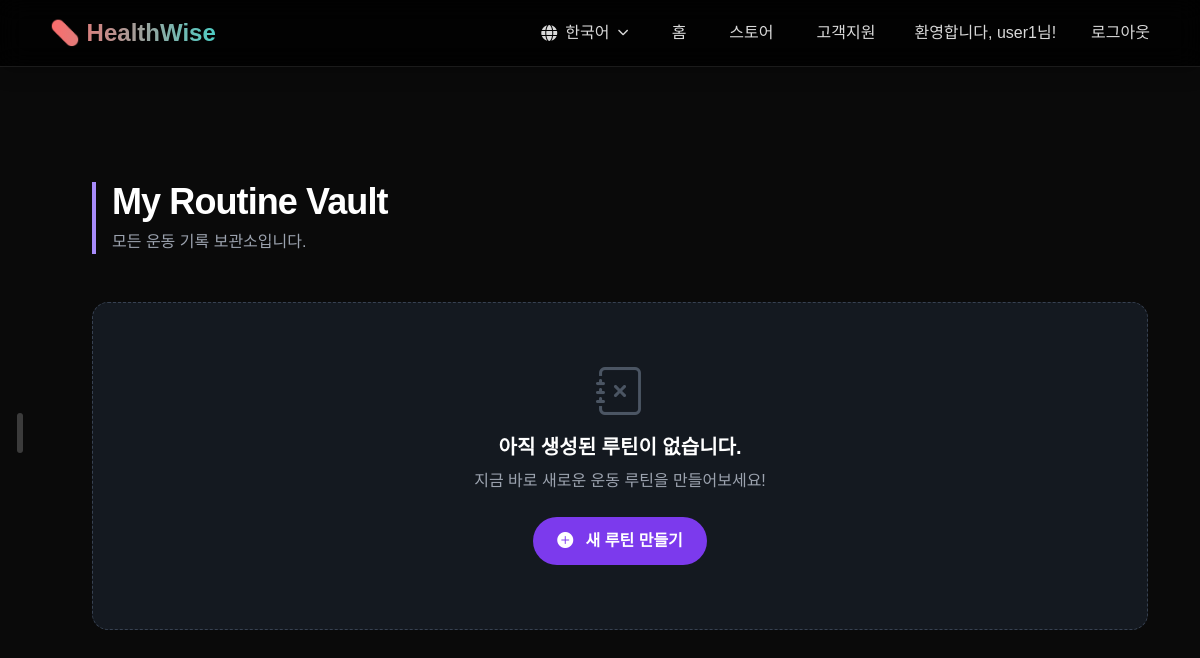
/routine/my-routines/ (signed in), run on an earlier commit of the app's database.
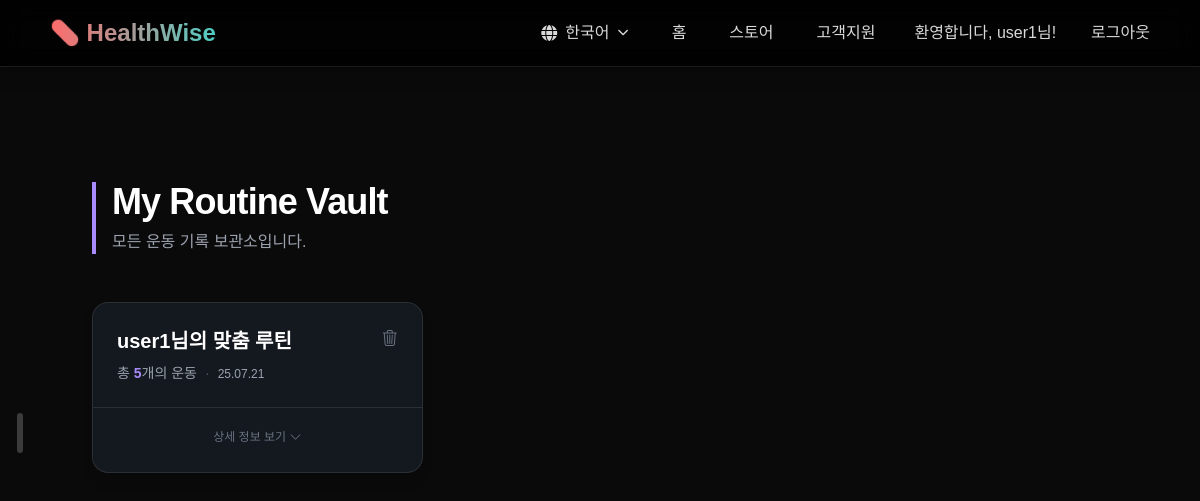
And on a later commit of the database.
### routine/models.py (models this page shows, shortened)
class Routine(models.Model):
    user = models.ForeignKey(settings.AUTH_USER_MODEL, on_delete=models.CASCADE, related_name='routines')
    name = models.CharField(max_length=100)
    exercises = models.ManyToManyField('Exercise', through='RoutineExercise', related_name='exercise_routines')
    created_at = models.DateTimeField(auto_now_add=True)

### routine/views.py (the view)
# urls.py: path('my-routines/', views.my_routines_view, name='my_routines'),
@login_required
def my_routines_view(request):
    user_routines = Routine.objects.filter(user=request.user).prefetch_related('routineexercise_set__exercise').order_by('-created_at')
    for routine in user_routines:
        routine.display_name = get_translated_routine_name(routine.name)
    context = {
        'routines': user_routines,
        'active_menu': 'routine_list'
    }
    return render(request, 'routine/my_routines.html', context)

### routine/models.py (called while the page is built)
    @property
    def localized_name(self):
        lang = translation.get_language()  # 현재 활성화된 언어 코드 (예: 'ko', 'en')
        if lang == 'en' and self.name_en:
            return self.name_en
        if lang == 'es' and self.name_es:
            return self.name_es
        return self.name  # 기본값 또는 해당하는 언어 필드가 없을 경우 한국어 이름 반환

    @property
    def localized_muscle_group(self):
        lang = translation.get_language()
        if lang == 'en' and self.muscle_group_en:
            return self.muscle_group_en
        if lang == 'es' and self.muscle_group_es:
            return self.muscle_group_es
        return self.muscle_group

    @property
    def localized_description(self):
        lang = translation.get_language()
        if lang == 'en' and self.description_en:
            return self.description_en
        if lang == 'es' and self.description_es:
            return self.description_es
        return self.description

### web/templatetags/custom_translate.py (called while the page is built)
@register.simple_tag
def t(key, **kwargs):
    return translate_text(key, **kwargs)

### routine/templates/routine/my_routines.html (shortened to what this page needs)
{% extends 'web/dashboard_sliding_base.html' %}
{% load static custom_translate i18n %}
{% block page_content %}
<script src="https://cdn.tailwindcss.com"></script>
<div class="p-4 sm:p-8">
    <header class="text-left mb-12">
        <div class="border-l-4 border-violet-400 pl-4">
            <h1 class="text-3xl sm:text-4xl font-bold tracking-tight text-white">{% t "My Routine Vault" %}</h1>
            <p class="text-md text-gray-400 mt-2">
              {% t "모든 운동 기록 보관소입니다." %}
            </p>
        </div>
    </header>
    {% if routines %}
        <div class="grid grid-cols-1 md:grid-cols-2 lg:grid-cols-3 gap-8">
            {% for routine in routines %}
                <div class="routine-card flex flex-col bg-gray-800/50 backdrop-blur-sm border border-white/10 rounded-2xl shadow-lg transition-all duration-300 hover:border-violet-500/50 hover:shadow-2xl hover:shadow-violet-500/10">
                    <a href="{% url 'routine:routine_plan_detail' routine.id %}" class="block p-6 flex-grow no-underline">
                        <div class="flex justify-between items-start">
                            <h2 class="text-xl font-bold text-white mb-2">{{ routine.display_name }}</h2>
                            <form id="delete-form-{{ routine.id }}" method="post" action="{% url 'routine:delete_routine' routine.id %}" class="inline">
                                <button type="button" onclick="confirmDelete(event, '{{ routine.id }}')" class="text-gray-500 hover:text-red-400 transition-colors" title="{% t '삭제하기' %}"><i class="bi bi-trash3"></i></button>
                            </form>
                        </div>
                        <p class="text-sm text-gray-400">{% t '총' %} <span class="font-bold text-violet-400">{{ routine.exercises.count }}</span>{% t '개의 운동' %}<span class="mx-2 text-gray-600">·</span><span class="text-xs">{{ routine.created_at|date:"y.m.d" }}</span></p>
                    </a>
                    <div class="card-footer text-center mt-auto p-6 pt-4 border-t border-white/10">
                        <span class="text-xs text-gray-500">{% t "상세 정보 보기" %} <i class="bi bi-chevron-down reveal-icon inline-block"></i></span>
                    </div>
                </div>
            {% endfor %}
        </div>
    {% else %}
        <div class="text-center py-16 px-6 bg-gray-800/50 rounded-2xl border border-dashed border-gray-700">
            <div class="text-5xl mb-4 text-gray-600"><i class="bi bi-journal-x"></i></div>
            <h3 class="text-xl font-bold text-white">{% t "아직 생성된 루틴이 없습니다." %}</h3>
            <p class="text-gray-400 mt-2 mb-6">{% t "지금 바로 새로운 운동 루틴을 만들어보세요!" %}</p>
            <a href="{% url 'routine:select' %}" class="inline-block bg-violet-600 hover:bg-violet-500 text-white font-bold py-3 px-6 rounded-full transition-colors duration-300">
                <i class="bi bi-plus-circle-fill mr-2"></i> {% t "새 루틴 만들기" %}
            </a>
        </div>
    {% endif %}
</div>
{% endblock %}

What changed in the data, as far as the page shows it:
added Routine: display_name "user1님의 맞춤 루틴", t "총", exercises.count "5", t "개의 운동", created_at "25.07.21", t "상세 정보 보기"
Also different on the page:
text no longer shown: "아직 생성된 루틴이 없습니다. 지금 바로 새로운 운동 루틴을 만들어보세요! 새 루틴 만들기"
